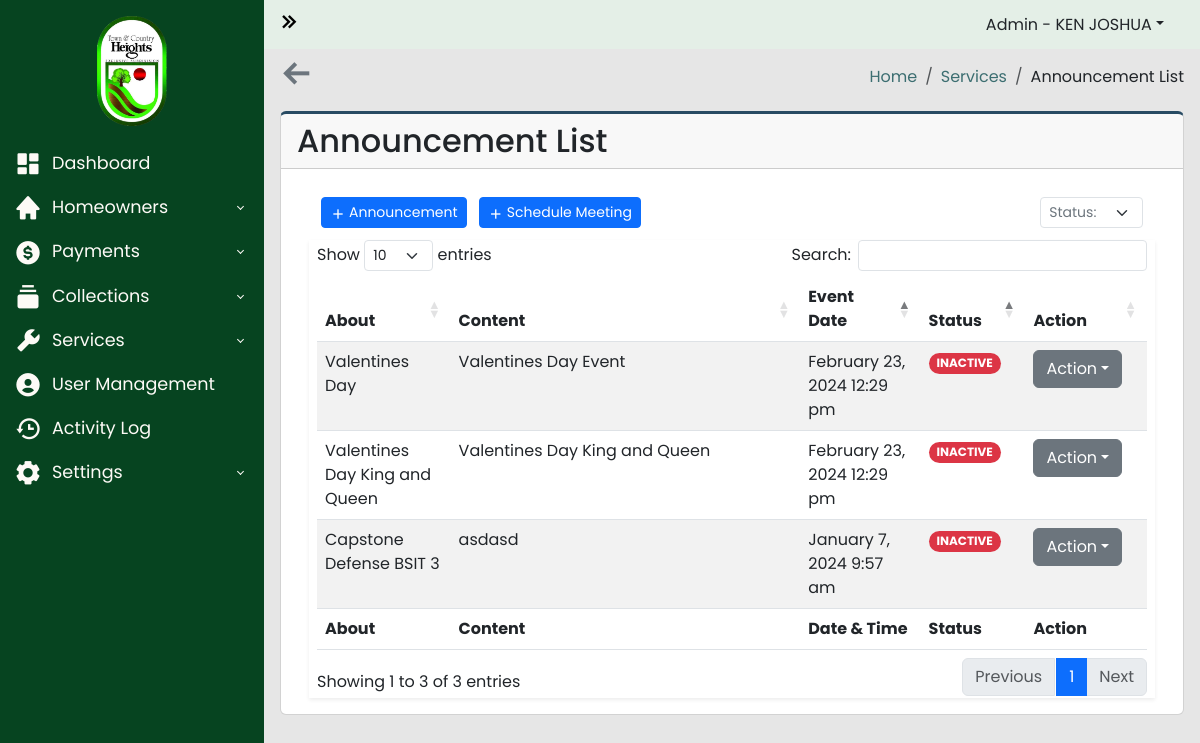
Page /admin-panel/announcement.php (signed in) on the earlier database version.
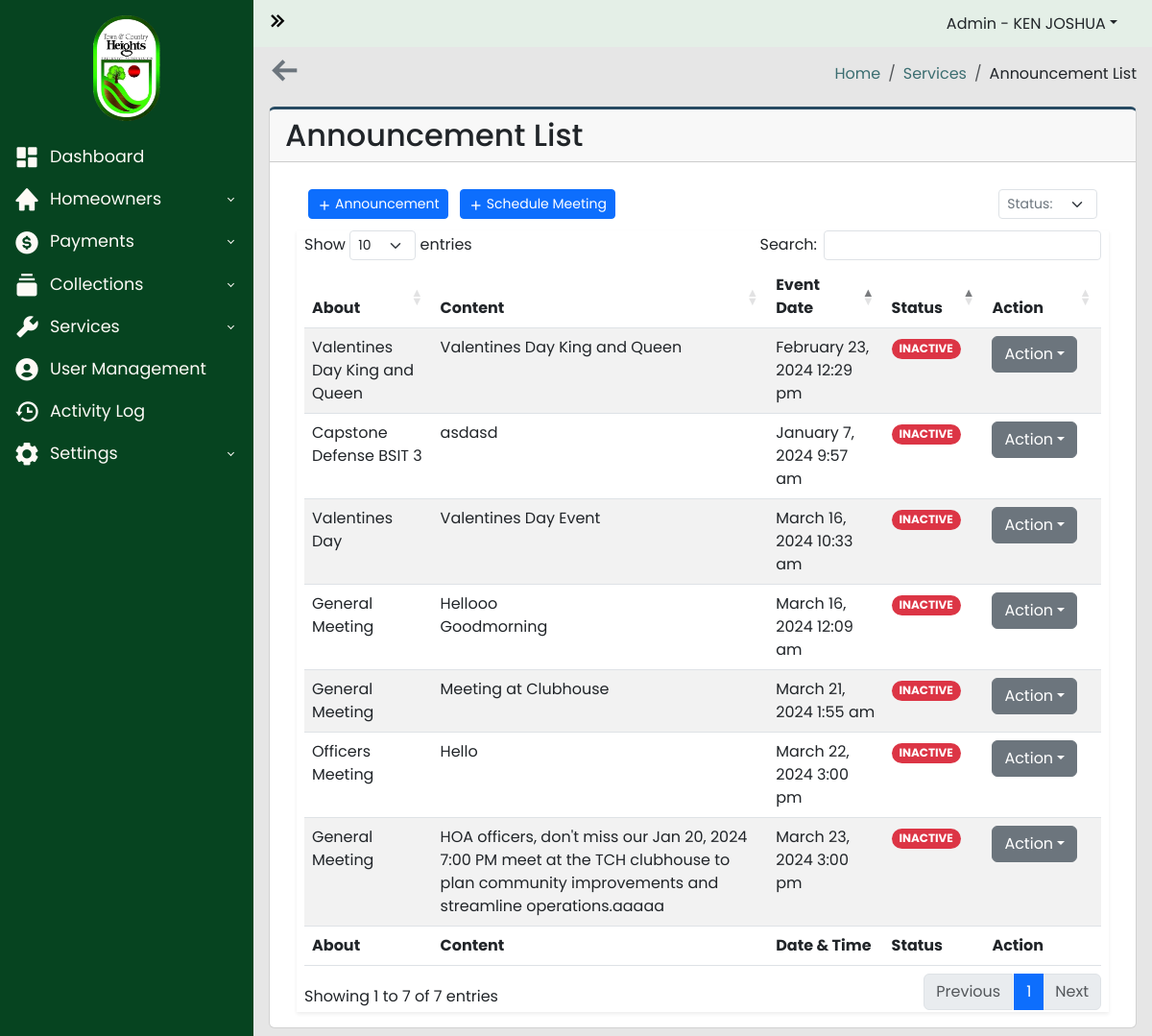
Same page on the later database version.
### tables this page shows
CREATE TABLE `announcement` (
  `id` int(255) NOT NULL,
  `about` varchar(255) NOT NULL,
  `content` text NOT NULL,
  `date` datetime NOT NULL,
  `date_created` datetime NOT NULL,
  `status` varchar(100) NOT NULL DEFAULT 'ACTIVE'
);

### admin-panel/announcement.php (the view, shortened to what the changed rows need)
<?php
require_once("../includes/header.php");
?>
<?php
$server = new Server;
$server->adminAuthentication();
?>
<body>
  <div class="wrapper">
    <div class="main">
      <main class="content px-3 py-2">
        <div class="card card-border">
          <div class="card-header">
            <h2>Announcement List</h2>
          </div>
          <div class="card-body">
            <div class="container-fluid">
              <section class="main-content">
                <div class="row">
                  <div class="col-xs-12">
                    <div class="box">
                      <div class="body-box shadow-sm">
                        <div class="table-responsive mx-2">
                          <table id="announcementTable" class="table table-striped" style="width:100%">
                            <thead>
                              <tr>
                                <th width="10%">About</th>
                                <th width="30%">Content</th>
                                <th width="10%">Event Date</th>
                                <th width="5%">Status</th>
                                <th scope="col" width="5%">Action</th>
                              </tr>
                            </thead>
                            <tbody>
                              <?php
                              $query = "SELECT * FROM announcement";
                              $connection = $server->openConn();
                              $stmt = $connection->prepare($query);
                              $stmt->execute();
                              $count = $stmt->rowCount();
                              if ($count > 0) {
                                while ($result = $stmt->fetch()) {
                                  $about = $result['about'];
                                  $content = $result['content'];
                                  $date = $result['date'];
                                  $status = $result['status'];
                                  $announcement_expired = date("Y/m/d", strtotime($date . "+1 day"));
                                  $current_date = date("Y/m/d", strtotime("now"));
                                  if ($announcement_expired <= $current_date) {
                                    $status = "INACTIVE";
                                  }
                              ?>
                                  <tr>
                                    <td><?php echo $about ?></td>
                                    <td><?php echo nl2br($content) ?></td>
                                    <td><?php echo date("F j, Y  g:i a", strtotime($date)) ?></td>
                                    <td>
                                      <?php
                                      if ($status == "ACTIVE") {
                                      ?>
                                        <span class="badge rounded-pill text-bg-success"><?php echo $status ?></span>
                                      <?php
                                      } else {
                                      ?>
                                        <span class="badge rounded-pill text-bg-danger"><?php echo $status ?></span>
                                      <?php
                                      }
                                      ?>
                                    </td>
                                    <td>
                                      <div class="dropdown">
                                        <a class="btn btn-secondary dropdown-toggle" type="button" data-bs-toggle="dropdown">Action</a>
                                      </div>
                                    </td>
                                  </tr>
                              <?php
                                }
                              } else {
                                $_SESSION['status'] = "No Records";
                                $_SESSION['text'] = "";
                                $_SESSION['status_code'] = "warning";
                              }
                              ?>
                            </tbody>
                            <tfoot>
                              <tr>
                                <th width="10%">About</th>
                                <th width="30%">Content</th>
                                <th width="10%">Date & Time</th>
                                <th width="5%">Status</th>
                                <th scope="col" width="5%">Action</th>
                              </tr>
                            </tfoot>
                          </table>
                        </div>
                      </div>
                    </div>
                  </div>
                </div>
              </section>
            </div>
          </div>
        </div>
      </main>
    </div>
  </div>
  <?php
  include("../includes/footer.php");
  ?>

Differences in the rows shown:
changed announcement "Valentines Day": date "February 23, 2024 12:29 pm" → "March 16, 2024 10:33 am"
added announcement: about "General Meeting", content "Hellooo Goodmorning", date "March 16, 2024 12:09 am", date "INACTIVE"
added announcement: about "General Meeting", content "Meeting at Clubhouse", date "March 21, 2024 1:55 am", date "INACTIVE"
added announcement: about "General Meeting", content "HOA officers, don't miss our Jan 20, 2024 7:00 PM meet at the TCH clubhouse to plan community improvements and streamline operations.aaaaa", date "March 23, 2024 3:00 pm", date "INACTIVE"
added announcement: about "Officers Meeting", content "Hello", date "March 22, 2024 3:00 pm", date "INACTIVE"
Other differences:
text written by a page script: "Show entries Search: Showing 1 to 3 of 3 entries Previous 1 Next" → "Show entries Search: Showing 1 to 7 of 7 entries Previous 1 Next"
